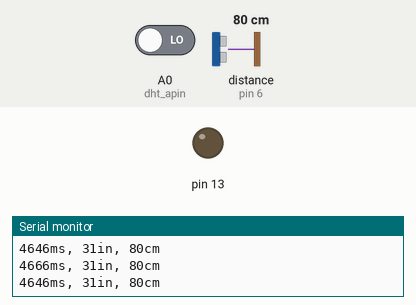
Recording of a sketch running on a simulated Arduino Uno, built with avr-gcc and run on an emulated ATmega328P. Parts: output pins drawn as LEDs (lit = HIGH), the last lines printed to the serial monitor. Wiring (inferred from the names in the program): ultrasonic range finder: trigger pin 7; echo pin 6. The test bench sets the inputs (shaded band); at power-on: A0 (dht_apin) LOW, distance to the obstacle (sensor on pin 6) 80 cm. The echo pulse lasts 58.3 µs per cm; pins used as bus, display or sensor lines are not drawn.

Above: at 2.5 s.
At 7.5 s:
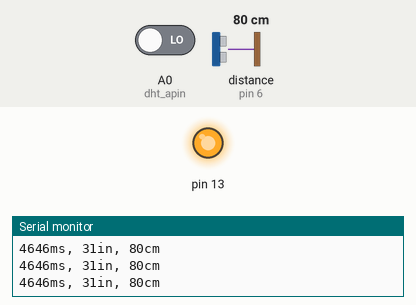
Timing chart, 0 to 13.0 s (numbered marks = the images above):
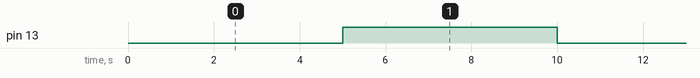

The sketch:

ready_multiTasking.ino
```cpp
/*
  This sketch is an attempt at running multiple sensors at once. The hope is that I can get all sensors to function at the same time without
  needing to use the delay function. Future plans will include having a specific function that displays output of sensors that obeys their polling times.
  Probably going to be its own sketch.

  Current progress:
  - LED Blink on pin 13
  - Temp/Humidity sensor on pin A0
*/

#include "dht.h"
#define dht_apin A0
dht DHT;
const int pingPin = 7;  // Trigger Pin of Ultrasonic Sensor
const int echoPin = 6;  // Echo Pin of Ultrasonic Sensor

///////////////////////////////////Classes stored here///////////////////////////////////
class Flasher {  // can probably reuse this for other LEDs that need to flash.
  // Class Member Variables
  // These are initialized at startup
  int ledPin;    // the number of the LED pin
  long OnTime;   // milliseconds of on-time
  long OffTime;  // milliseconds of off-time

  // These maintain the current state
  int ledState;                  // ledState used to set the LED
  unsigned long previousMillis;  // will store last time LED was updated

  // Constructor - creates a Flasher
  // and initializes the member variables and state
public:
  Flasher(int pin, long on, long off) {
    ledPin = pin;
    pinMode(ledPin, OUTPUT);

    OnTime = on;
    OffTime = off;

    ledState = LOW;
    previousMillis = 0;
  }

  void Update() {
    // check to see if it's time to change the state of the LED
    unsigned long currentMillis = millis();

    if ((ledState == HIGH) && (currentMillis - previousMillis >= OnTime)) {
      ledState = LOW;                  // Turn it off
      previousMillis = currentMillis;  // Remember the time
      digitalWrite(ledPin, ledState);        // Update the actual LED
      Serial.print("LED State = ");
      Serial.print(ledState);
      Serial.print(" ");
    } else if ((ledState == LOW) && (currentMillis - previousMillis >= OffTime)) {
      ledState = HIGH;                 // turn it on
      previousMillis = currentMillis;  // Remember the time
      digitalWrite(ledPin, ledState);        // Update the actual LED
      Serial.print("LED State = ");
      Serial.print(ledState);
      Serial.print(" ");
    }
  }
};

// ATTEMPTING to make this class a generic polling class that can be used for any sensor. Right now it works on the temp sensor.
class pollSensor {
  long pollTime;               // how often in milliseconds to poll the temp sensor
  unsigned long previousPoll;  // will store last time temp/humid reading was updated

public:
  pollSensor(long time) {
    pollTime = time;
    previousPoll = 0;
  }

  bool Update() {
    unsigned long currentTime = millis();

    if (currentTime - previousPoll >= pollTime) {
      previousPoll = currentTime;
      return true;
    } else {
      return false;
    }
  }
};

///////////////////////////////////Inits stored here///////////////////////////////////
Flasher led1(13, 5000, 5000);
pollSensor sensor1(5000);
pollSensor sensor2PollDelay(100);
pollSensor sensor2ClearTime(2);
pollSensor sensor2BurstTime(10);

///////////////////////////////////Setup and loop stored here///////////////////////////////////
void setup() {
  Serial.begin(9600);
}

void loop() {
  led1.Update();
  tempResults();
  sonarResults();
}

///////////////////////////////////Functions stored here///////////////////////////////////
void tempResults() {
  if (sensor1.Update() == true) {
    DHT.read11(dht_apin);
    Serial.print("humidity = ");
    Serial.print(DHT.humidity);
    Serial.print("%  ");
    Serial.print("temperature = ");
    Serial.print(DHT.temperature);
    Serial.println("C  ");
  }
}

void sonarResults() {
  if (sensor2PollDelay.Update() == true) {
    long duration;
    long inches;
    long cm;
    pinMode(pingPin, OUTPUT);
    pinMode(echoPin, INPUT);
    digitalWrite(pingPin, LOW);
    if (sensor2ClearTime.Update() == true) {
      digitalWrite(pingPin, HIGH);
    }
    if (sensor2BurstTime.Update() == true) {
      digitalWrite(pingPin, LOW);
    }
    duration = pulseIn(echoPin, HIGH);
    inches = duration / 74 / 2;
    cm = duration / 29 / 2;
    Serial.print(duration);
    Serial.print("ms, ");
    Serial.print(inches);
    Serial.print("in, ");
    Serial.print(cm);
    Serial.print("cm");
    Serial.println();
  }
}
// void flashResults(int pin, int state) {
//   digitalWrite(pin, state);
//   Serial.print("LED State = ");
//   Serial.print(state);
//   Serial.print(" ");
// }
```

Measured:
- by itself, pin 13: alternates HIGH for 5.0 s and LOW for 5.0 s
